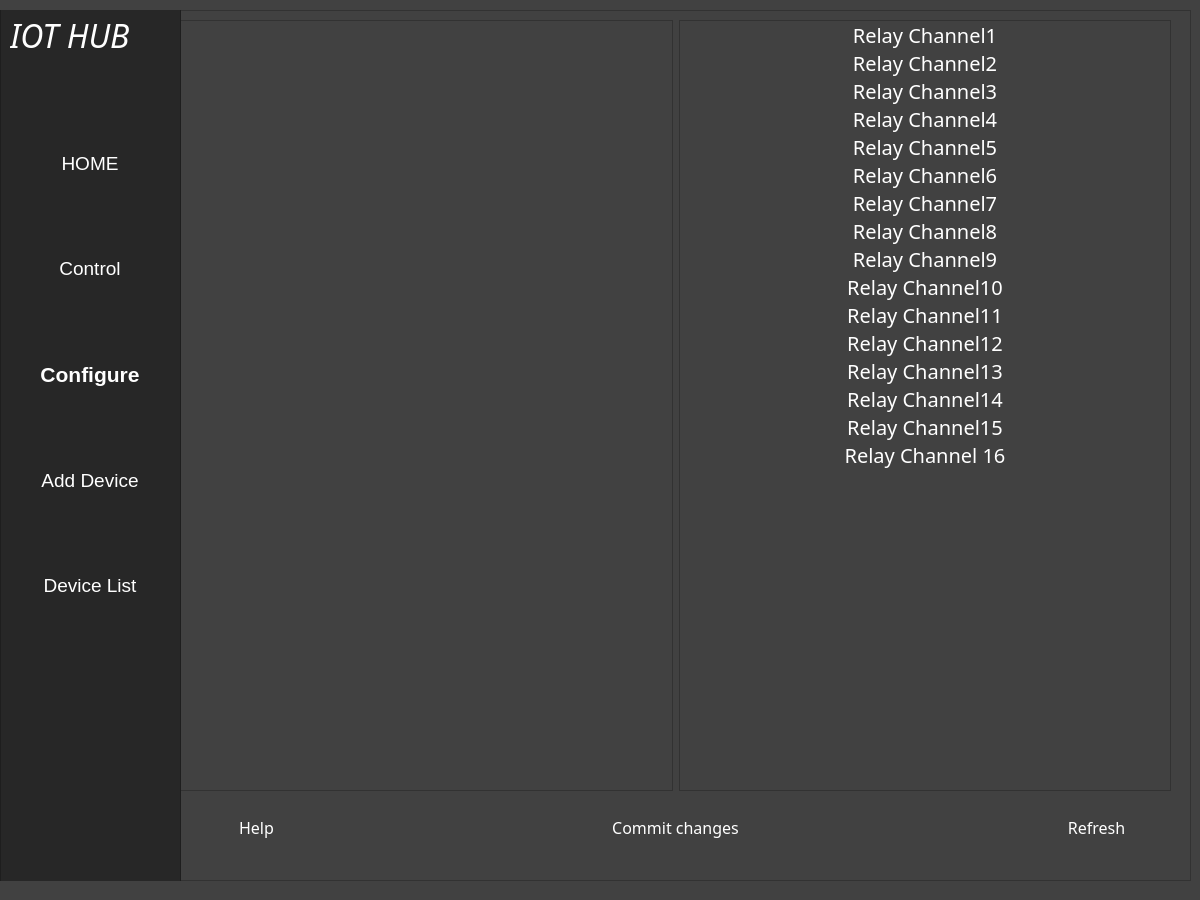
<?xml version="1.0" encoding="UTF-8"?>
<ui version="4.0">
 <class>MainWindow</class>
 <widget class="QMainWindow" name="MainWindow">
  <property name="geometry">
   <rect>
    <x>0</x>
    <y>0</y>
    <width>1200</width>
    <height>900</height>
   </rect>
  </property>
  <property name="windowTitle">
   <string>MainWindow</string>
  </property>
  <property name="styleSheet">
   <string notr="true">background-color: rgb(65, 65, 65);</string>
  </property>
  <widget class="QWidget" name="MainWidget">
   <widget class="QFrame" name="frame">
    <property name="geometry">
     <rect>
      <x>0</x>
      <y>10</y>
      <width>1191</width>
      <height>871</height>
     </rect>
    </property>
    <property name="frameShape">
     <enum>QFrame::StyledPanel</enum>
    </property>
    <property name="frameShadow">
     <enum>QFrame::Raised</enum>
    </property>
    <widget class="QWidget" name="horizontalLayoutWidget">
     <property name="geometry">
      <rect>
       <x>180</x>
       <y>10</y>
       <width>991</width>
       <height>771</height>
      </rect>
     </property>
     <layout class="QHBoxLayout" name="MainLayout">
      <item>
       <widget class="QListWidget" name="AvailabelDevieList">
        <property name="font">
         <font>
          <family>Mongolian Baiti</family>
          <pointsize>15</pointsize>
          <weight>50</weight>
          <italic>false</italic>
          <bold>false</bold>
         </font>
        </property>
        <property name="styleSheet">
         <string notr="true">font: 15pt &quot;Mongolian Baiti&quot;;
color: rgb(255, 255, 255);</string>
        </property>
       </widget>
      </item>
      <item>
       <widget class="QListWidget" name="ActiveDeviceList">
        <property name="font">
         <font>
          <family>Mongolian Baiti</family>
          <pointsize>15</pointsize>
          <weight>50</weight>
          <italic>false</italic>
          <bold>false</bold>
         </font>
        </property>
        <property name="toolTip">
         <string extracomment="This is the list of available relay channels"/>
        </property>
        <property name="styleSheet">
         <string notr="true">font: 15pt &quot;Mongolian Baiti&quot;;
color: rgb(255, 255, 255);</string>
        </property>
        <item>
         <property name="text">
          <string>Relay Channel1</string>
         </property>
         <property name="font">
          <font>
           <strikeout>false</strikeout>
           <stylestrategy>PreferDefault</stylestrategy>
          </font>
         </property>
         <property name="textAlignment">
          <set>AlignCenter</set>
         </property>
        </item>
        <item>
         <property name="text">
          <string>Relay Channel2</string>
         </property>
         <property name="textAlignment">
          <set>AlignCenter</set>
         </property>
        </item>
        <item>
         <property name="text">
          <string>Relay Channel3</string>
         </property>
         <property name="textAlignment">
          <set>AlignCenter</set>
         </property>
        </item>
        <item>
         <property name="text">
          <string>Relay Channel4</string>
         </property>
         <property name="textAlignment">
          <set>AlignCenter</set>
         </property>
        </item>
        <item>
         <property name="text">
          <string>Relay Channel5</string>
         </property>
         <property name="textAlignment">
          <set>AlignCenter</set>
         </property>
        </item>
        <item>
         <property name="text">
          <string>Relay Channel6</string>
         </property>
         <property name="textAlignment">
          <set>AlignCenter</set>
         </property>
        </item>
        <item>
         <property name="text">
          <string>Relay Channel7</string>
         </property>
         <property name="textAlignment">
          <set>AlignCenter</set>
         </property>
        </item>
        <item>
         <property name="text">
          <string>Relay Channel8</string>
         </property>
         <property name="textAlignment">
          <set>AlignCenter</set>
         </property>
        </item>
        <item>
         <property name="text">
          <string>Relay Channel9</string>
         </property>
         <property name="textAlignment">
          <set>AlignCenter</set>
         </property>
        </item>
        <item>
         <property name="text">
          <string>Relay Channel10</string>
         </property>
         <property name="textAlignment">
          <set>AlignCenter</set>
         </property>
        </item>
        <item>
         <property name="text">
          <string>Relay Channel11</string>
         </property>
         <property name="textAlignment">
          <set>AlignCenter</set>
         </property>
        </item>
        <item>
         <property name="text">
          <string>Relay Channel12</string>
         </property>
         <property name="textAlignment">
          <set>AlignCenter</set>
         </property>
        </item>
        <item>
         <property name="text">
          <string>Relay Channel13</string>
         </property>
         <property name="textAlignment">
          <set>AlignCenter</set>
         </property>
        </item>
        <item>
         <property name="text">
          <string>Relay Channel14</string>
         </property>
         <property name="textAlignment">
          <set>AlignCenter</set>
         </property>
        </item>
        <item>
         <property name="text">
          <string>Relay Channel15</string>
         </property>
         <property name="textAlignment">
          <set>AlignCenter</set>
         </property>
        </item>
        <item>
         <property name="text">
          <string>Relay Channel 16</string>
         </property>
         <property name="textAlignment">
          <set>AlignCenter</set>
         </property>
        </item>
       </widget>
      </item>
     </layout>
    </widget>
    <widget class="QPushButton" name="HelpBtn">
     <property name="geometry">
      <rect>
       <x>210</x>
       <y>800</y>
       <width>93</width>
       <height>35</height>
      </rect>
     </property>
     <property name="maximumSize">
      <size>
       <width>16777215</width>
       <height>16777204</height>
      </size>
     </property>
     <property name="font">
      <font>
       <family>Mongolian Baiti</family>
       <pointsize>12</pointsize>
       <weight>50</weight>
       <italic>false</italic>
       <bold>false</bold>
      </font>
     </property>
     <property name="autoFillBackground">
      <bool>false</bool>
     </property>
     <property name="styleSheet">
      <string notr="true">font: 12pt &quot;Mongolian Baiti&quot;;
color: rgb(255, 255, 255);
background-color: rgb(29, 29, 29);</string>
     </property>
     <property name="text">
      <string>Help</string>
     </property>
     <property name="default">
      <bool>false</bool>
     </property>
     <property name="flat">
      <bool>true</bool>
     </property>
    </widget>
    <widget class="QPushButton" name="refresh">
     <property name="geometry">
      <rect>
       <x>1050</x>
       <y>800</y>
       <width>93</width>
       <height>35</height>
      </rect>
     </property>
     <property name="font">
      <font>
       <family>Mongolian Baiti</family>
       <pointsize>12</pointsize>
       <weight>50</weight>
       <italic>false</italic>
       <bold>false</bold>
      </font>
     </property>
     <property name="styleSheet">
      <string notr="true">font: 12pt &quot;Mongolian Baiti&quot;;
color: rgb(255, 255, 255);
background-color: rgb(116, 116, 116);</string>
     </property>
     <property name="text">
      <string>Refresh</string>
     </property>
     <property name="autoDefault">
      <bool>false</bool>
     </property>
     <property name="default">
      <bool>false</bool>
     </property>
     <property name="flat">
      <bool>true</bool>
     </property>
    </widget>
    <widget class="QPushButton" name="CommitChangeBtn">
     <property name="geometry">
      <rect>
       <x>590</x>
       <y>800</y>
       <width>171</width>
       <height>35</height>
      </rect>
     </property>
     <property name="font">
      <font>
       <family>Mongolian Baiti</family>
       <pointsize>12</pointsize>
       <weight>50</weight>
       <italic>false</italic>
       <bold>false</bold>
      </font>
     </property>
     <property name="styleSheet">
      <string notr="true">font: 12pt &quot;Mongolian Baiti&quot;;
color: rgb(255, 255, 255);
background-color: rgb(116, 116, 116);</string>
     </property>
     <property name="text">
      <string>Commit changes</string>
     </property>
     <property name="default">
      <bool>false</bool>
     </property>
     <property name="flat">
      <bool>true</bool>
     </property>
    </widget>
    <widget class="QFrame" name="frame_3">
     <property name="geometry">
      <rect>
       <x>0</x>
       <y>-10</y>
       <width>181</width>
       <height>891</height>
      </rect>
     </property>
     <property name="styleSheet">
      <string notr="true">
background-color: rgb(39, 39, 39);</string>
     </property>
     <property name="frameShape">
      <enum>QFrame::StyledPanel</enum>
     </property>
     <property name="frameShadow">
      <enum>QFrame::Raised</enum>
     </property>
     <widget class="QLabel" name="label_4">
      <property name="geometry">
       <rect>
        <x>10</x>
        <y>20</y>
        <width>151</width>
        <height>31</height>
       </rect>
      </property>
      <property name="font">
       <font>
        <family>Monotype Corsiva</family>
        <pointsize>24</pointsize>
        <weight>50</weight>
        <italic>true</italic>
        <bold>false</bold>
       </font>
      </property>
      <property name="styleSheet">
       <string notr="true">color: rgb(255, 255, 255);</string>
      </property>
      <property name="frameShadow">
       <enum>QFrame::Plain</enum>
      </property>
      <property name="text">
       <string>IOT HUB</string>
      </property>
     </widget>
     <widget class="QLabel" name="label_5">
      <property name="geometry">
       <rect>
        <x>30</x>
        <y>110</y>
        <width>121</width>
        <height>21</height>
       </rect>
      </property>
      <property name="font">
       <font>
        <pointsize>14</pointsize>
        <weight>75</weight>
        <bold>true</bold>
       </font>
      </property>
      <property name="styleSheet">
       <string notr="true">color: rgb(255, 255, 255);</string>
      </property>
      <property name="frameShadow">
       <enum>QFrame::Plain</enum>
      </property>
      <property name="text">
       <string/>
      </property>
     </widget>
     <widget class="QWidget" name="verticalLayoutWidget_2">
      <property name="geometry">
       <rect>
        <x>10</x>
        <y>80</y>
        <width>160</width>
        <height>591</height>
       </rect>
      </property>
      <layout class="QVBoxLayout" name="verticalLayout_3">
       <item>
        <widget class="QPushButton" name="home">
         <property name="font">
          <font>
           <pointsize>14</pointsize>
          </font>
         </property>
         <property name="styleSheet">
          <string notr="true">color: rgb(255, 255, 255);</string>
         </property>
         <property name="text">
          <string>HOME</string>
         </property>
         <property name="flat">
          <bool>true</bool>
         </property>
        </widget>
       </item>
       <item>
        <widget class="QPushButton" name="control">
         <property name="font">
          <font>
           <pointsize>14</pointsize>
          </font>
         </property>
         <property name="styleSheet">
          <string notr="true">color: rgb(255, 255, 255);</string>
         </property>
         <property name="text">
          <string>Control</string>
         </property>
         <property name="flat">
          <bool>true</bool>
         </property>
        </widget>
       </item>
       <item>
        <widget class="QPushButton" name="configure">
         <property name="font">
          <font>
           <pointsize>16</pointsize>
           <weight>75</weight>
           <bold>true</bold>
          </font>
         </property>
         <property name="styleSheet">
          <string notr="true">color: rgb(255, 255, 255);</string>
         </property>
         <property name="text">
          <string>Configure</string>
         </property>
         <property name="flat">
          <bool>true</bool>
         </property>
        </widget>
       </item>
       <item>
        <widget class="QPushButton" name="add_device">
         <property name="font">
          <font>
           <pointsize>14</pointsize>
          </font>
         </property>
         <property name="styleSheet">
          <string notr="true">color: rgb(255, 255, 255);</string>
         </property>
         <property name="text">
          <string>Add Device</string>
         </property>
         <property name="flat">
          <bool>true</bool>
         </property>
        </widget>
       </item>
       <item>
        <widget class="QPushButton" name="device_list">
         <property name="font">
          <font>
           <pointsize>14</pointsize>
          </font>
         </property>
         <property name="styleSheet">
          <string notr="true">color: rgb(255, 255, 255);</string>
         </property>
         <property name="text">
          <string>Device List</string>
         </property>
         <property name="flat">
          <bool>true</bool>
         </property>
        </widget>
       </item>
      </layout>
     </widget>
    </widget>
   </widget>
  </widget>
 </widget>
 <resources/>
 <connections/>
</ui>
